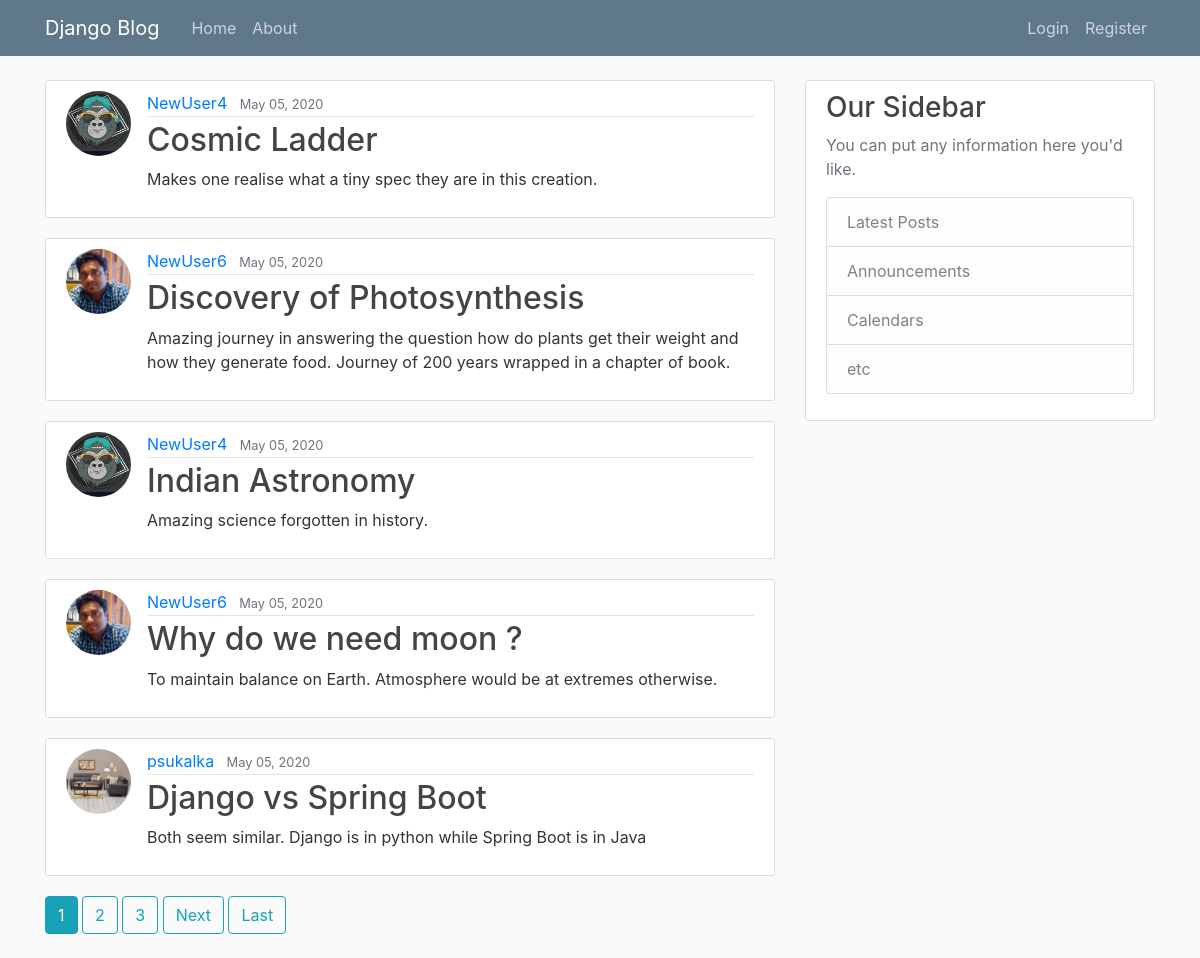
The page / on the database its author committed.
### blog/models.py (models this page shows, shortened)
class Post(models.Model):
    title = models.CharField(max_length=100)
    content = models.TextField()
    date_posted = models.DateTimeField(default=timezone.now)
    author = models.ForeignKey(User, on_delete=models.CASCADE)

### users/models.py (models this page shows, shortened)
class Profile(models.Model):
    user = models.OneToOneField(User, on_delete=models.CASCADE)
    image = models.ImageField(default='default.jpg', upload_to='profile_pics')

### blog/views.py (the view)
# urls.py: path('', PostListView.as_view(), name='blog-home'),
class PostListView(ListView):
    model = Post
    context_object_name = 'posts'
    ordering = '-date_posted'
    template_name = 'blog/home.html'
    paginate_by = 5

### blog/templates/blog/home.html (shortened to what this page needs)
{% extends "blog/base.html" %}
{% block content %}
    {% for post in posts %}
        <article class="media content-section">
            <img class="rounded-circle article-img" src="{{ post.author.profile.image.url }}">
          <div class="media-body">
            <div class="article-metadata">
              <a class="mr-2" href="{% url 'user-posts' post.author.username %}">{{ post.author }}</a>
              <small class="text-muted">{{ post.date_posted |date:"F d, Y" }}</small>
            </div>
            <h2><a class="article-title" href="{% url 'post-detail' post.id %}">{{ post.title }}</a></h2>
            <p class="article-content">{{ post.content }}</p>
          </div>
        </article>
    {% endfor %}
    {% if is_paginated %}
        {% for num in page_obj.paginator.page_range %}
            {% if page_obj.number == num %}
                <a class="btn btn-info mb-4" href="?page={{ num }}">{{ num }}</a>
            {% elif num > page_obj.number|add:'-3' and num < page_obj.number|add:'3' %}
                <a class="btn btn-outline-info mb-4" href="?page={{ num }}">{{ num }}</a>
            {% endif %}
        {% endfor %}
        {% if page_obj.has_next %}
            <a class="btn btn-outline-info mb-4" href="?page={{ page_obj.next_page_number }}">Next</a>
            <a class="btn btn-outline-info mb-4" href="?page={{ page_obj.paginator.num_pages }}">Last</a>
        {% endif %}
    {% endif %}
{% endblock content %}

### blog/templates/blog/base.html (shortened to what this page needs)
{% load static %}
<!DOCTYPE html>
<html lang="en">
<head>
    <link rel="stylesheet" href="https://stackpath.bootstrapcdn.com/bootstrap/4.3.1/css/bootstrap.min.css">
    <link rel="stylesheet" type="text/css" href="{% static 'blog/main.css' %}">
</head>
<body>
    <header class="site-header">
      <nav class="navbar navbar-expand-md navbar-dark bg-steel fixed-top">
        <div class="container">
          <a class="navbar-brand mr-4" href="{% url 'blog-home' %}">Django Blog</a>
          <div class="collapse navbar-collapse" id="navbarToggle">
            <div class="navbar-nav mr-auto">
              <a class="nav-item nav-link" href="{% url 'blog-home' %}">Home</a>
              <a class="nav-item nav-link" href="{% url 'blog-about' %}">About</a>
            </div>
            <div class="navbar-nav">
                {% if user.is_authenticated %}
                    <a class="nav-item nav-link" href="{% url 'post-create' %}">New Post</a>
                    <a class="nav-item nav-link" href="{% url 'profile-user' %}">Profile</a>
                    <a class="nav-item nav-link" href="{% url 'logout-user' %}">Logout</a>
                {% else %}
                  <a class="nav-item nav-link" href="{% url 'login-user' %}">Login</a>
                  <a class="nav-item nav-link" href="{% url 'register-user' %}">Register</a>
                {% endif %}
            </div>
          </div>
        </div>
      </nav>
    </header>
    <main role="main" class="container">
      <div class="row">
        <div class="col-md-8">
          {% block content %}{% endblock %}
        </div>
        <div class="col-md-4">
          <div class="content-section">
            <h3>Our Sidebar</h3>
            <p class='text-muted'>You can put any information here you'd like.
              <ul class="list-group">
                <li class="list-group-item list-group-item-light">Latest Posts</li>
                <li class="list-group-item list-group-item-light">Announcements</li>
                <li class="list-group-item list-group-item-light">Calendars</li>
                <li class="list-group-item list-group-item-light">etc</li>
              </ul>
            </p>
          </div>
        </div>
      </div>
    </main>
</body>
</html>

### blog/static/blog/main.css (style rules this page uses)
body { background: #fafafa; color: #333333; margin-top: 5rem; }
h1, h2, h3, h4, h5, h6 { color: #444444; }
ul { margin: 0; }
.bg-steel { background-color: #5f788a; }
.site-header .navbar-nav .nav-link { color: #cbd5db; }
.content-section { background: #ffffff; padding: 10px 20px; border: 1px solid #dddddd; border-radius: 3px; margin-bottom: 20px; }
.article-title { color: #444444; }
.article-content { white-space: pre-line; }
.article-img { height: 65px; width: 65px; margin-right: 16px; }
.article-metadata { padding-bottom: 1px; margin-bottom: 4px; border-bottom: 1px solid #e3e3e3 }

### rows shown on the page
Post: author.profile.image (placeholder picture), author "NewUser4", date_posted "May 05, 2020", title "Cosmic Ladder", content "Makes one realise what a tiny spec they are in this creation."
Post: author.profile.image (picture), author "NewUser6", date_posted "May 05, 2020", title "Discovery of Photosynthesis", content "Amazing journey in answering the question how do plants get their weight and how they generate food. Journey of 200 years wrapped in a chapter of book."
Post: author.profile.image (placeholder picture), author "NewUser4", date_posted "May 05, 2020", title "Indian Astronomy", content "Amazing science forgotten in history."
Post: author.profile.image (picture), author "NewUser6", date_posted "May 05, 2020", title "Why do we need moon ?", content "To maintain balance on Earth. Atmosphere would be at extremes otherwise."
Post: author.profile.image (picture), author "psukalka", date_posted "May 05, 2020", title "Django vs Spring Boot", content "Both seem similar. Django is in python while Spring Boot is in Java"

### other values the page prints
{{ num }} "1"
{{ num }} "2" "3"
